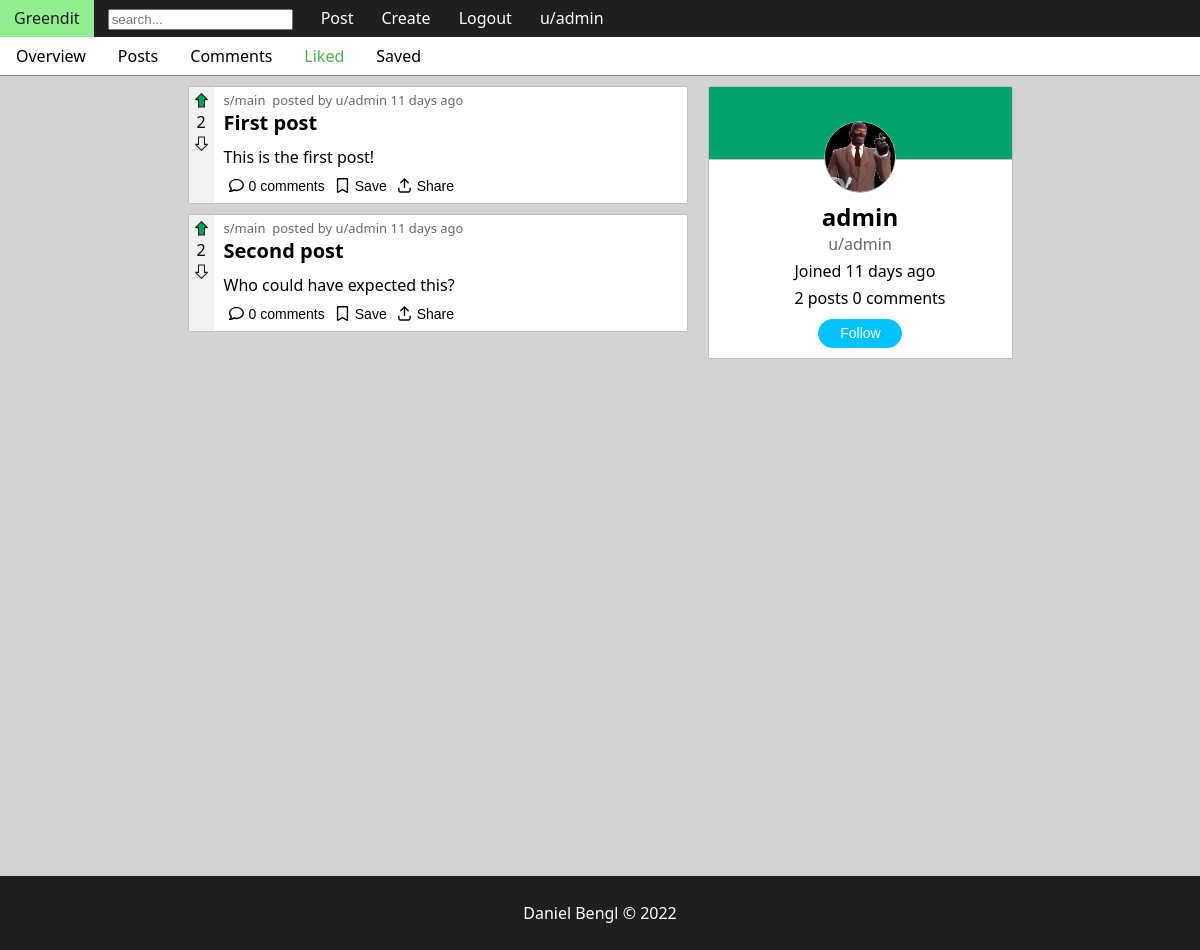
The app's page /users/admin/liked (signed in) with its own data.
### tables this page shows
create table if not exists users (
    user_id int not null auto_increment,
    email varchar(45) null default null,
    username varchar(45) not null,
    password varchar(256) not null,
    created_at datetime not null default current_timestamp,
    primary key (user_id)
);

create table if not exists post_likes (
    like_id int not null auto_increment,
    user_id int not null,
    post_id int not null,
    primary key (like_id),
    index fk_likes_posts1_idx (post_id asc) visible,
    index fk_likes_users1_idx (user_id asc) visible,
    constraint fk_likes_posts1 foreign key (post_id) references posts (post_id) on delete cascade,
    constraint fk_likes_users1 foreign key (user_id) references users (user_id) on delete cascade
);

create table if not exists posts (
    post_id int not null auto_increment,
    title varchar(45) not null,
    content text,
    hash varchar(6) not null,
    user_id int not null,
    community_id int not null,
    status enum('public','draft','removed') not null,
    created_at datetime not null default current_timestamp,
    primary key (post_id),
    index fk_posts_users (user_id asc) visible,
    index fk_community1_idx (community_id asc) visible,
    constraint fk_posts_users foreign key (user_id) references users (user_id),
    constraint fk_community1 foreign key (community_id) references communities (community_id) on delete cascade
);

### require/db_connect.php (called while the page is built, shortened)
<?php
$conn = new mysqli('127.0.0.1', 'root', '', 'greendit');
function query($sql) {
    global $conn;
    $result = $conn->query($sql);
    return $result->fetch_all(MYSQLI_ASSOC);
}
function rows($sql) {
    global $conn;
    $result = $conn->query($sql);
    return $result->num_rows;
}
function row($sql) {
    global $conn;
    $result = $conn->query($sql);
    return $result->fetch_assoc();
}
function exists($sql) {
    return rows($sql) > 0;
}

### require/util.php (called while the page is built, shortened)
<?php
function active($bool, $class = 'active', $whitespace = true) {
    if ($bool) {
        return $whitespace ? ' ' . $class : $class;
    }
}
function icon($name, $class = '') {
    $contents = file_get_contents(__DIR__ . '/../resources/icons/' . $name . '.svg');
    return $contents;
}

### user.php (the view, shortened to what this page needs)
<?php require('require/header.php'); ?>
<?php
    require 'require/db_connect.php';
    $user = row('select * from users where username = "'.$_GET['name'].'"');
    require 'require/feed.php';
    $user_id = $user['user_id'];
    $date = $user['created_at'];
    $own_profile = false;
    $tabs = array('overview','posts','comments','liked');
    if (isset($_SESSION['user_id'])) {
        $session_user = $_SESSION['user_id'];
        if ($user_id == $session_user) {
            $own_profile = true;
            $tabs[] = 'saved';
        }
    }
    $tab_index = isset($_GET['tab']) ? array_search($_GET['tab'],$tabs) : 0;
    function activeTab($index) {
        global $tab_index;
        if ($index == $tab_index) {
            return ' class="active" ';
        }
        return ' ';
    }
    $username = $user['username'];
    echo '
    <nav class="tabbs">
        <a'.activeTab(0).'href="users/'.$username.'/overview">Overview</a>
        <a'.activeTab(1).'href="users/'.$username.'/posts">Posts</a>
        <a'.activeTab(2).'href="users/'.$username.'/comments">Comments</a>
        <a'.activeTab(3).'href="users/'.$username.'/liked">Liked</a>
        '.($own_profile ? '<a '.activeTab(4).' href="users/'.$username.'/saved">Saved</a>' : '').'
    </nav>';
    $datediff = time() - strtotime($date);
    $date = round($datediff / (60 * 60 * 24));
    $posts = rows('select * from posts where user_id = '.$user_id);
    $comments = rows('select * from comments where user_id = '.$user_id);
    $user_url = 'users/'.$username;
    $follow_active = false;
    $pfp = '<img src="resources/pfps/'.$username.'.png" alt="'.$username.'" class="pfp large edit">';
    if (isset($session_user)) {
        $follow_active = exists("select * from followers where user_id=$user_id and follower_id=$session_user");
        if ($own_profile) {
            $pfp = '<div class="pfp-select"><input type="file" id="pfp-input" class="hidden" accept="image/png,image/jpg,image/jpeg,image/gif">'.$pfp.'</img></div>';
        }
    }
    $followers = query('
    select follower_id,users.username from followers
    inner join users on users.user_id = followers.follower_id
    where followers.user_id = '.$user_id);
    if (!$followers) {
        $followers_article = '';
    }
    echo '
        <main class="multicol">
        <aside>
            <article class="user titled">
                <section class="user__banner">
                    '.$pfp.'
                </section>
                <section class="user__main">
                    <h2>'.$username.'</h2>
                    <a href="'.$user_url.'">u/'.$username.'</a>
                </section>
                <section class="user__stats">
                    <p>Joined '.$date.' '.'days ago</p>
                    <a href="'.$user_url.'/posts">'.$posts.' '.'posts'.'</a>
                    <a href="'.$user_url.'/comments">'.$comments.' '.'comments'.' </a>
                </section>
                <button aria-label="follow" class="follow-btn'.active($follow_active).'" data-username="'.$username.'"></button>
            </article>
            '.$followers_article.'
        </aside>
        <div id="feed" class="'.active($tab_index == 1 || $tab_index == 2,'growing',false).'">
    ';
    if ($tab_index == 3) {
        $liked_posts = query('
            select * from post_likes
            inner join posts on posts.post_id = post_likes.post_id
            where post_likes.user_id = '.$user_id);
        foreach ($liked_posts as $post) {
            postHTML($post,true,true);
        }
    }
?>
</div>
</main>
<?php require('require/footer.php'); ?>

### require/feed/post.php (shortened to what this page needs)
<?php
function getPostData($post) {
    extract($post);
    $user = row('select * from users where user_id=' . $user_id);
    $community = row('select * from communities where community_id=' . $community_id);
    $media = query('select * from post_media where post_id=' . $post_id);
    $comments = rows('select * from comments where post_id=' . $post_id);
    $likes = rows('select * from post_likes where post_id=' . $post_id);
    $dislikes = rows('select * from post_dislikes where post_id=' . $post_id);
    $total_likes = $likes - $dislikes;
    $age = formatDate($created_at);
    $liked = $disliked = $saved = false;
    if (isset($_SESSION['user_id'])) {
        $session_user = $_SESSION['user_id'];
        $liked = exists("select * from post_likes where post_id=$post_id and user_id=$session_user");
        $disliked = exists("select * from post_dislikes where post_id=$post_id and user_id=$session_user");
        $saved = exists("select * from saved_posts where post_id=$post_id and user_id=$session_user");
    }
    return array(
        'username' => $user['username'],
        'sub' => $community['shortname'],
        'removed' => $status == 'removed',
        'hash' => $hash,
        'title' => $title,
        'content' => $content,
        'media' => $media,
        'likes' => $total_likes,
        'comments' => $comments,
        'date' => $created_at,
        'age' => $age,
        'liked' => $liked,
        'disliked' => $disliked,
        'saved' => $saved
    );
}
function post_footer($saved = false, $comments = 0) {
    ?>
    <section class="footer">
        <button aria-label="comment" name="comment-btn" class="comment-btn">
            <?= icon('comment') ?>
            <?= $comments ?> comments
        </button>
        <button aria-label="save" name="save-btn" class="save-btn<?= active($saved) ?>">
            <?= icon('bookmark') ?>
        </button>
        <button aria-label="share" name="share-btn" class="share-btn">
            <?= icon('share') ?> Share
        </button>
    </section>
    <?php
}
function postHTML($post, $show_community = true, $show_user = true) {
    $post_data = getPostData($post);
    extract($post_data);
?>
    <article class="post" data-hash="<?= $hash ?>" data-sub="<?= $sub ?>">
        <section class="left">
            <?= arrow_wrapper($liked, $disliked, $likes, false, false) ?>
        </section>
        <section class="right">
            <header class="head">
                <?php if ($show_community) :
                    if (!$show_user) echo 'posted in '; ?>
                    <a href="subs/'<?= $sub ?>">s/<?= $sub ?></a>&nbsp;
                <?php endif;
                if ($show_user) : ?>
                    posted by
                    <a href="users/<?= $username ?>">u/<?= $username ?></a>
                <?php endif; ?>
                <?= $age ?>
            </header>
            <h2><?= $title ?></h2>
            <?php if (count($media) == 0) : ?>
                <p><?= $content ?></p>
                <?php endif;
            post_footer($saved, $comments);
            ?>
        </section>
    </article>
<?php
}
    ?>

### require/feed/common.php
<?php
function arrow_wrapper($liked = false, $disliked = false, $count = 0, $horizontal = false, $disabled = false) {
    return '
        <section class="arrow-wrapper' . active($horizontal, 'horizontal') . '">
            <button aria-label="upvote" name="upvote-btn" name="upvote" class="upvote' . active($liked) . '" ' . active($disabled, 'disabled') . '>
                ' . icon('upvote') . '
            </button>
            <span class="like-count">
                ' . $count . '
            </span>
            <button aria-label="downvote" name="downvote-btn" name="downvote" class="downvote' . active($disliked) . '" ' . active($disabled, 'disabled') . '>
                ' . icon('upvote') . '
            </button>
        </section>
        ';
}

### records on screen
users: username (picture), username "admin", created_at "11"
post_likes: post.title "First post", post.content "This is the first post!"
post_likes: post.title "Second post", post.content "Who could have expected this?"

### other values on screen
$username "admin"
$posts "2"
$comments "0"
